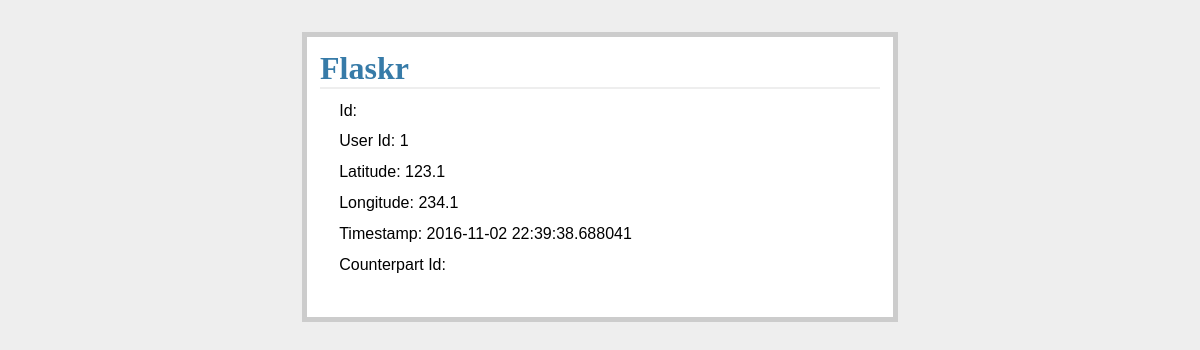
The page /noober/show_riders on the database as committed earlier.
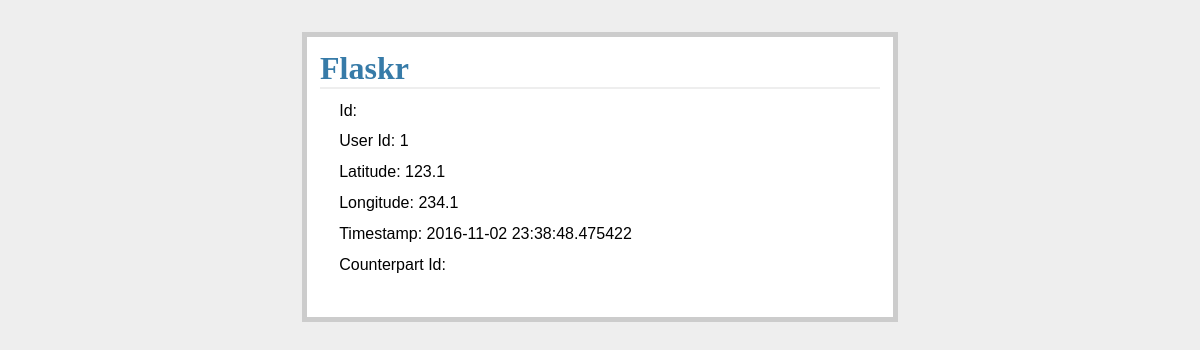
The same page on the database as committed later.
### tables this page shows
CREATE TABLE riders (
  user_id string not null primary key,
  lat float(10,6) not null,
  lon float(10,6) not null,
  timestamp string,
  matched_driver_id string,
  picked_up integer
);

### basic.py (the view)
@app.route("/noober/show_riders")
def show_riders():
        riders = query_db('select * from riders')
        return render_template('show_entries.html', entries=riders)

### dbutil.py (called while the page is built)
def connect_db():
        rv = sqlite3.connect(app.config['DATABASE'])
        rv.row_factory = sqlite3.Row
        return rv

def get_db():
        if not hasattr(g, 'sqlite_db'):
                g.sqlite_db = connect_db()
        return g.sqlite_db

def query_db(query, args=(), one=False):
        cur = get_db().execute(query,args)
        rv = cur.fetchall()
        cur.close()
        return (rv[0] if rv else None) if one else rv

### templates/show_entries.html
{% extends "layout.html" %}
{% block body %}
<ul class="entries">
  {% for entry in entries %}
  <li>Id: {{entry.transaction_id}} </li>
  <li>User Id: {{entry.user_id}} </li>
  <li>Latitude: {{ entry.lat }} </li>
  <li>Longitude: {{entry.lon }} </li>
  <li>Timestamp: {{entry.timestamp|safe }} </li>
  <li>Counterpart Id: {{entry.counterpart_user_id|safe }} </li>
  <br>
  {% else %}
  <li><em>Unbelievable.  No entries here so far</em></li>
  {% endfor %}
</ul>
{% endblock %}

### templates/layout.html (shortened to what this page needs)
<!doctype html>
<link rel=stylesheet type=text/css href="{{ url_for('static', filename='style.css') }}">
<div class=page>
  <h1>Flaskr</h1>
  {% block body %}{% endblock %}
  </div>

### static/style.css (style rules this page uses)
a, h1, h2 { color: #377ba8; }
h1, h2 { font-family: 'Georgia', serif; margin: 0; }
h1 { border-bottom: 2px solid #eee; }
.page { margin: 2em auto; width: 35em; border: 5px solid #ccc; padding: 0.8em; background: white; }
.entries { list-style: none; margin: 0; padding: 0; }
.entries li { margin: 0.8em 1.2em; }

Rows that differ between the two databases and show on the page:
changed riders id 1: timestamp "2016-11-02 22:39:38.688041" → "2016-11-02 23:38:48.475422"
